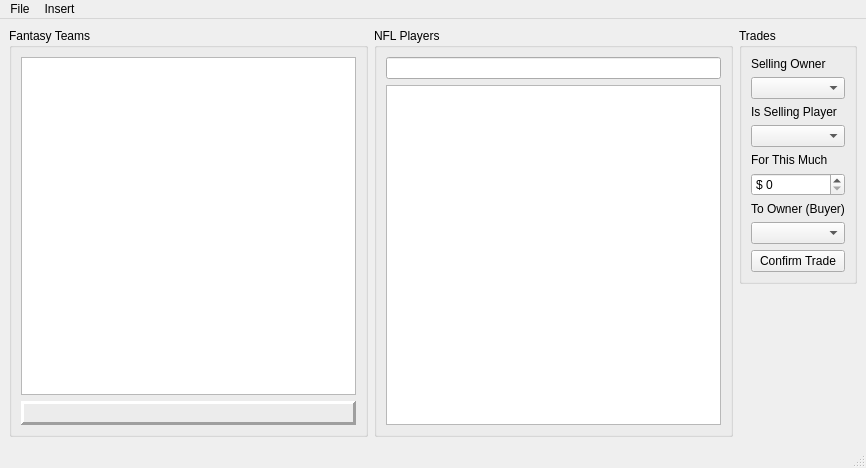
<ui version="4.0" >
 <class>MainWindow</class>
 <widget class="QMainWindow" name="MainWindow" >
  <property name="geometry" >
   <rect>
    <x>0</x>
    <y>0</y>
    <width>866</width>
    <height>468</height>
   </rect>
  </property>
  <property name="windowTitle" >
   <string>MainWindow</string>
  </property>
  <widget class="QWidget" name="centralwidget" >
   <layout class="QHBoxLayout" >
    <item>
     <widget class="QGroupBox" name="groupBox_2" >
      <property name="title" >
       <string>Fantasy Teams</string>
      </property>
      <layout class="QVBoxLayout" >
       <item>
        <widget class="QTreeView" name="ownerView" >
         <property name="acceptDrops" >
          <bool>true</bool>
         </property>
         <property name="dragDropMode" >
          <enum>QAbstractItemView::DropOnly</enum>
         </property>
         <property name="selectionMode" >
          <enum>QAbstractItemView::NoSelection</enum>
         </property>
        </widget>
       </item>
       <item>
        <widget class="QFrame" name="ownerInfo" >
         <property name="frameShape" >
          <enum>QFrame::Panel</enum>
         </property>
         <property name="frameShadow" >
          <enum>QFrame::Raised</enum>
         </property>
         <property name="lineWidth" >
          <number>3</number>
         </property>
         <layout class="QVBoxLayout" >
          <item>
           <layout class="QHBoxLayout" />
          </item>
         </layout>
        </widget>
       </item>
      </layout>
     </widget>
    </item>
    <item>
     <widget class="QGroupBox" name="groupBox" >
      <property name="title" >
       <string>NFL Players</string>
      </property>
      <layout class="QVBoxLayout" >
       <item>
        <widget class="QLineEdit" name="playerInput" />
       </item>
       <item>
        <widget class="QTreeView" name="playerView" >
         <property name="showDropIndicator" stdset="0" >
          <bool>false</bool>
         </property>
         <property name="dragEnabled" >
          <bool>true</bool>
         </property>
         <property name="dragDropMode" >
          <enum>QAbstractItemView::DragOnly</enum>
         </property>
         <property name="alternatingRowColors" >
          <bool>true</bool>
         </property>
         <property name="itemsExpandable" >
          <bool>true</bool>
         </property>
         <property name="sortingEnabled" >
          <bool>true</bool>
         </property>
        </widget>
       </item>
      </layout>
     </widget>
    </item>
    <item>
     <layout class="QVBoxLayout" >
      <item>
       <widget class="QGroupBox" name="groupBox_3" >
        <property name="title" >
         <string>Trades</string>
        </property>
        <layout class="QVBoxLayout" >
         <item>
          <widget class="QLabel" name="label_4" >
           <property name="text" >
            <string>Selling Owner</string>
           </property>
          </widget>
         </item>
         <item>
          <widget class="QComboBox" name="sellingOwnerComboBox" />
         </item>
         <item>
          <widget class="QLabel" name="label_5" >
           <property name="text" >
            <string>Is Selling Player</string>
           </property>
          </widget>
         </item>
         <item>
          <widget class="QComboBox" name="sellingPlayerComboBox" />
         </item>
         <item>
          <widget class="QLabel" name="label_6" >
           <property name="text" >
            <string>For This Much</string>
           </property>
          </widget>
         </item>
         <item>
          <widget class="QSpinBox" name="sellingPriceSpinBox" >
           <property name="prefix" >
            <string>$ </string>
           </property>
           <property name="maximum" >
            <number>2000</number>
           </property>
          </widget>
         </item>
         <item>
          <widget class="QLabel" name="label_7" >
           <property name="text" >
            <string>To Owner (Buyer)</string>
           </property>
          </widget>
         </item>
         <item>
          <widget class="QComboBox" name="buyingOwnerComboBox" />
         </item>
         <item>
          <widget class="QPushButton" name="confirmTradeButton" >
           <property name="text" >
            <string>Confirm Trade</string>
           </property>
          </widget>
         </item>
        </layout>
       </widget>
      </item>
      <item>
       <spacer>
        <property name="orientation" >
         <enum>Qt::Vertical</enum>
        </property>
        <property name="sizeHint" >
         <size>
          <width>20</width>
          <height>40</height>
         </size>
        </property>
       </spacer>
      </item>
     </layout>
    </item>
   </layout>
  </widget>
  <widget class="QMenuBar" name="menubar" >
   <property name="geometry" >
    <rect>
     <x>0</x>
     <y>0</y>
     <width>866</width>
     <height>31</height>
    </rect>
   </property>
   <widget class="QMenu" name="menuFile" >
    <property name="title" >
     <string>File</string>
    </property>
    <addaction name="actionNew" />
    <addaction name="actionOpen" />
    <addaction name="actionSave_As" />
    <addaction name="separator" />
    <addaction name="actionExit" />
   </widget>
   <widget class="QMenu" name="menuInsert" >
    <property name="title" >
     <string>Insert</string>
    </property>
    <addaction name="actionOwner" />
    <addaction name="actionNFL_Player" />
   </widget>
   <addaction name="menuFile" />
   <addaction name="menuInsert" />
  </widget>
  <widget class="QStatusBar" name="statusbar" />
  <action name="actionNew" >
   <property name="text" >
    <string>New</string>
   </property>
   <property name="shortcut" >
    <string>Ctrl+N</string>
   </property>
  </action>
  <action name="actionOpen" >
   <property name="text" >
    <string>Open</string>
   </property>
   <property name="shortcut" >
    <string>Ctrl+O</string>
   </property>
  </action>
  <action name="actionExit" >
   <property name="text" >
    <string>Exit</string>
   </property>
   <property name="shortcut" >
    <string>Ctrl+Q</string>
   </property>
  </action>
  <action name="actionSave_As" >
   <property name="text" >
    <string>Save As</string>
   </property>
  </action>
  <action name="actionOwner" >
   <property name="text" >
    <string>Owner...</string>
   </property>
  </action>
  <action name="actionNFL_Player" >
   <property name="text" >
    <string>NFL Player...</string>
   </property>
  </action>
 </widget>
 <resources/>
 <connections/>
</ui>
